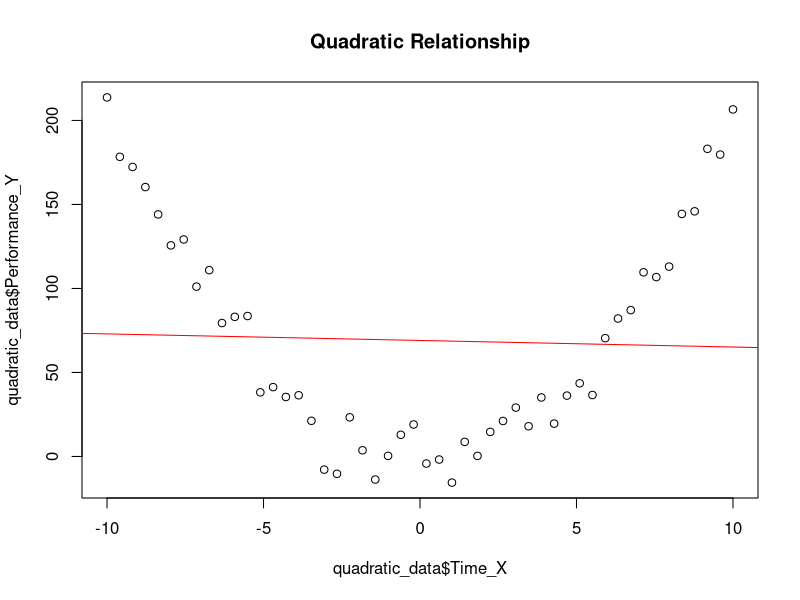
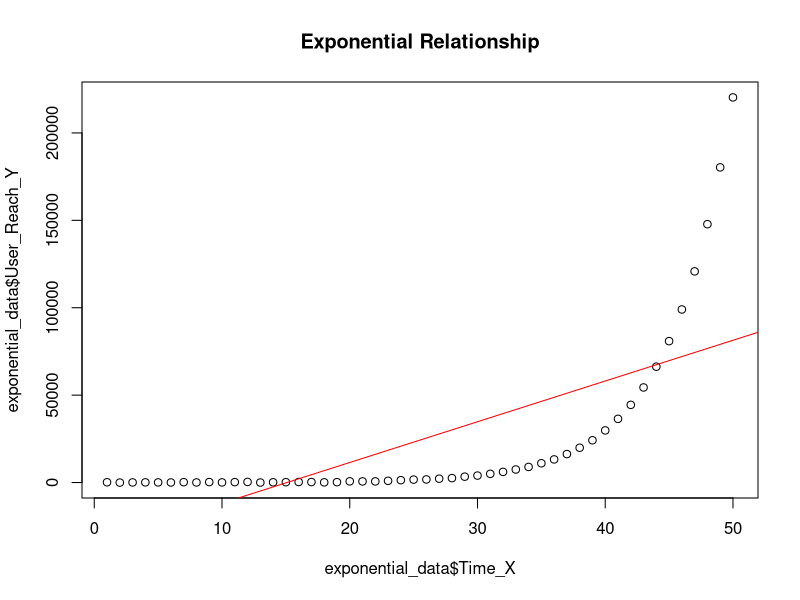
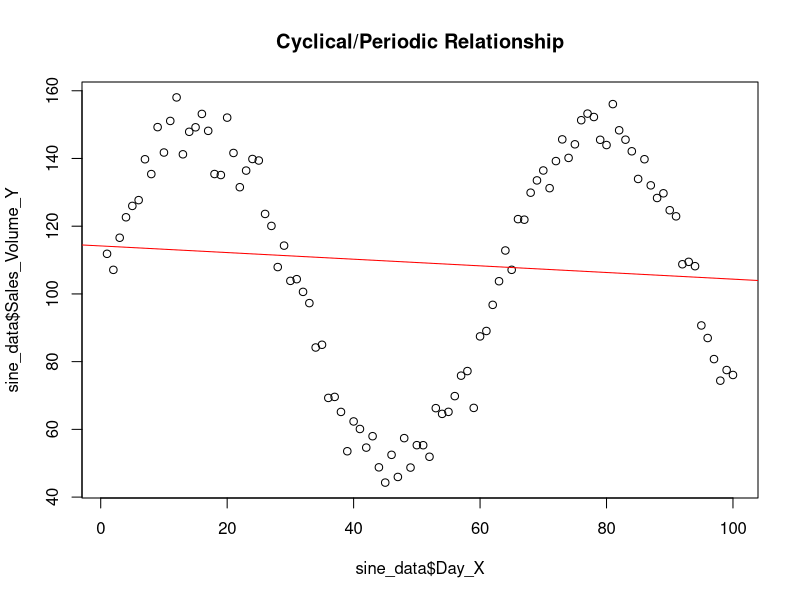

These charts were generated, in order, by the following R code:
### The importance of visualising the data first.
## Let's generate some non-linear relationships

### Quadratic

# --- 1. QUADRATIC DATASET (U-Shape / Parabola) ---
set.seed(42) # For reproducibility

# Independent Variable (X): 
X_quad <- seq(-10, 10, length.out = 50) 

# Dependent Variable (Y): Y = 2 * X^2 + small error
Y_quad <- 2 * X_quad^2 + rnorm(50, mean = 0, sd = 10) 

quadratic_data <- data.frame(Time_X = X_quad, Performance_Y = Y_quad)

# Visualization in R:
 plot(quadratic_data$Time_X, quadratic_data$Performance_Y, main="Quadratic Relationship")
 abline(lm(Performance_Y ~ Time_X, data = quadratic_data), col="red")
 
 #P-value suggests no relationship
 summary(lm(Performance_Y ~ Time_X, data = quadratic_data))
 
 
 
 # --- 2. EXPONENTIAL DATASET (Viral Growth) ---
 set.seed(42)
 
 # Independent Variable (X): Time (Weeks)
 X_exp <- 1:50 
 
 # Dependent Variable (Y): User Adoption/Viral Reach + some noise
 Y_exp <- 10 * exp(0.2 * X_exp) + rnorm(50, mean = 0, sd = 100) 
 
 exponential_data <- data.frame(Time_X = X_exp, User_Reach_Y = Y_exp)
 
 # Visualization in R:
  plot(exponential_data$Time_X, exponential_data$User_Reach_Y, main="Exponential Relationship")
  abline(lm(User_Reach_Y ~ Time_X, data = exponential_data), col="red")
  
  #P-value suggests moderate relationship (not true)
  summary(lm(User_Reach_Y ~ Time_X, data = exponential_data))


  # --- 3. SINE WAVE DATASET (Seasonal Sales) ---
  set.seed(42)
  
  # Independent Variable (X): Days of the Year
  X_sin <- 1:100 
  
  # Dependent Variable (Y): Sales Volume (Cyclical)
  # Y = 50 * sin(X/10) + 100 (shifts the wave up) + error
  Y_sin <- 50 * sin(X_sin / 10) + 100 + rnorm(100, mean = 0, sd = 5) 
  
  sine_data <- data.frame(Day_X = X_sin, Sales_Volume_Y = Y_sin)
  
  # Visualization in R:
   plot(sine_data$Day_X, sine_data$Sales_Volume_Y, main="Cyclical/Periodic Relationship")
   abline(lm(Sales_Volume_Y ~ Day_X, data = sine_data), col="red")
  
   #P-value suggests no relationship (not true)
   summary(lm(Sales_Volume_Y ~ Day_X, data = sine_data))
   
   
  ###Advanced concept polynomial regression
   #For the first one we had
   summary(lm(Performance_Y ~ Time_X, data = quadratic_data))
   
   #When we should have had
   summary(lm(Performance_Y ~ Time_X + I(Time_X^2), data = quadratic_data))
   
